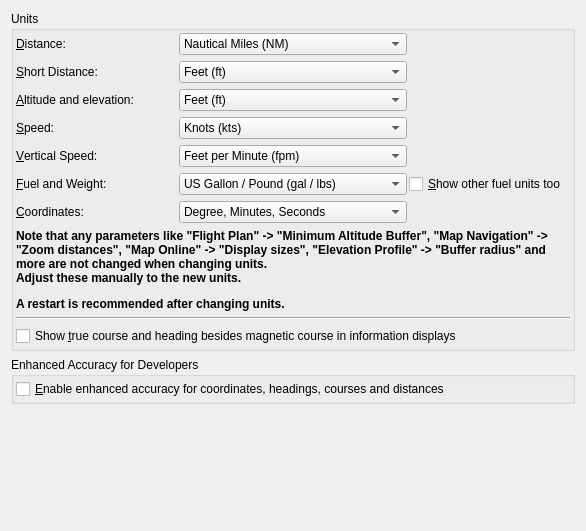
          <widget class="QWidget" name="scrollAreaWidgetContents_10">
           <property name="geometry">
            <rect>
             <x>0</x>
             <y>0</y>
             <width>586</width>
             <height>531</height>
            </rect>
           </property>
           <layout class="QGridLayout" name="gridLayout_36">
            <item row="2" column="0">
             <spacer name="verticalSpacer_9">
              <property name="orientation">
               <enum>Qt::Vertical</enum>
              </property>
              <property name="sizeHint" stdset="0">
               <size>
                <width>20</width>
                <height>0</height>
               </size>
              </property>
             </spacer>
            </item>
            <item row="0" column="0">
             <widget class="QGroupBox" name="groupBox_21">
              <property name="title">
               <string>Units</string>
              </property>
              <layout class="QGridLayout" name="gridLayout_40">
               <property name="leftMargin">
                <number>2</number>
               </property>
               <property name="topMargin">
                <number>2</number>
               </property>
               <property name="rightMargin">
                <number>2</number>
               </property>
               <property name="bottomMargin">
                <number>2</number>
               </property>
               <property name="horizontalSpacing">
                <number>2</number>
               </property>
               <item row="9" column="0" colspan="3">
                <widget class="QCheckBox" name="checkBoxOptionsUnitTrueCourse">
                 <property name="toolTip">
                  <string>Shows true course or heading values as small text besides magnetic course
in information displays and tooltips .
Only magnetic course is shown if both values are equal.
Also affects labels at holds and traffic patterns.</string>
                 </property>
                 <property name="text">
                  <string>Show &amp;true course and heading besides magnetic course in information displays</string>
                 </property>
                 <property name="checked">
                  <bool>false</bool>
                 </property>
                </widget>
               </item>
               <item row="5" column="0" alignment="Qt::AlignVCenter">
                <widget class="QLabel" name="labelOptionsUnitFuel">
                 <property name="text">
                  <string>&amp;Fuel and Weight:</string>
                 </property>
                 <property name="buddy">
                  <cstring>comboBoxOptionsUnitFuelWeight</cstring>
                 </property>
                </widget>
               </item>
               <item row="3" column="1">
                <widget class="QComboBox" name="comboBoxOptionsUnitSpeed">
                 <item>
                  <property name="text">
                   <string>Knots (kts)</string>
                  </property>
                 </item>
                 <item>
                  <property name="text">
                   <string>Kilometer per Hour (km/h)</string>
                  </property>
                 </item>
                 <item>
                  <property name="text">
                   <string>Statute Miles per Hour (mph)</string>
                  </property>
                 </item>
                </widget>
               </item>
               <item row="5" column="1">
                <widget class="QComboBox" name="comboBoxOptionsUnitFuelWeight">
                 <item>
                  <property name="text">
                   <string>US Gallon / Pound (gal / lbs)</string>
                  </property>
                 </item>
                 <item>
                  <property name="text">
                   <string>Liter / Kilogram (l, kg)</string>
                  </property>
                 </item>
                </widget>
               </item>
               <item row="1" column="0" alignment="Qt::AlignVCenter">
                <widget class="QLabel" name="labelOptionsUnitShortDistance">
                 <property name="text">
                  <string>&amp;Short Distance:</string>
                 </property>
                 <property name="buddy">
                  <cstring>comboBoxOptionsUnitShortDistance</cstring>
                 </property>
                </widget>
               </item>
               <item row="0" column="1">
                <widget class="QComboBox" name="comboBoxOptionsUnitDistance">
                 <item>
                  <property name="text">
                   <string>Nautical Miles (NM)</string>
                  </property>
                 </item>
                 <item>
                  <property name="text">
                   <string>Kilometers (km)</string>
                  </property>
                 </item>
                 <item>
                  <property name="text">
                   <string>Statute Miles (mi)</string>
                  </property>
                 </item>
                </widget>
               </item>
               <item row="2" column="1">
                <widget class="QComboBox" name="comboBoxOptionsUnitAlt">
                 <item>
                  <property name="text">
                   <string>Feet (ft)</string>
                  </property>
                 </item>
                 <item>
                  <property name="text">
                   <string>Meter (m)</string>
                  </property>
                 </item>
                </widget>
               </item>
               <item row="8" column="0" colspan="3">
                <widget class="Line" name="line_18">
                 <property name="orientation">
                  <enum>Qt::Horizontal</enum>
                 </property>
                </widget>
               </item>
               <item row="3" column="0" alignment="Qt::AlignVCenter">
                <widget class="QLabel" name="labelOptionsUnitSpeed">
                 <property name="text">
                  <string>&amp;Speed:</string>
                 </property>
                 <property name="buddy">
                  <cstring>comboBoxOptionsUnitSpeed</cstring>
                 </property>
                </widget>
               </item>
               <item row="0" column="0" alignment="Qt::AlignVCenter">
                <widget class="QLabel" name="labelOptionsUnitDistance">
                 <property name="text">
                  <string>&amp;Distance:</string>
                 </property>
                 <property name="buddy">
                  <cstring>comboBoxOptionsUnitDistance</cstring>
                 </property>
                </widget>
               </item>
               <item row="1" column="1">
                <widget class="QComboBox" name="comboBoxOptionsUnitShortDistance">
                 <item>
                  <property name="text">
                   <string>Feet (ft)</string>
                  </property>
                 </item>
                 <item>
                  <property name="text">
                   <string>Meter (m)</string>
                  </property>
                 </item>
                </widget>
               </item>
               <item row="6" column="1">
                <widget class="QComboBox" name="comboBoxOptionsUnitCoords">
                 <property name="toolTip">
                  <string>The formats latitude/longitude and longitude/latitude with sign
also define the order when reading coordinates in the user interface if enabled.</string>
                 </property>
                 <item>
                  <property name="text">
                   <string>Degree, Minutes, Seconds</string>
                  </property>
                 </item>
                 <item>
                  <property name="text">
                   <string>Decimal Degree</string>
                  </property>
                 </item>
                 <item>
                  <property name="text">
                   <string>Degree, Decimal Minutes</string>
                  </property>
                 </item>
                 <item>
                  <property name="text">
                   <string>Latitude and Longitude with sign</string>
                  </property>
                 </item>
                 <item>
                  <property name="text">
                   <string>Longitude and Latitude with sign</string>
                  </property>
                 </item>
                 <item>
                  <property name="text">
                   <string>Degree, Decimal Minutes for Google</string>
                  </property>
                 </item>
                </widget>
               </item>
               <item row="2" column="0" alignment="Qt::AlignVCenter">
                <widget class="QLabel" name="labelOptionsUnitAlt">
                 <property name="text">
                  <string>&amp;Altitude and elevation:</string>
                 </property>
                 <property name="buddy">
                  <cstring>comboBoxOptionsUnitAlt</cstring>
                 </property>
                </widget>
               </item>
               <item row="4" column="1">
                <widget class="QComboBox" name="comboBoxOptionsUnitVertSpeed">
                 <item>
                  <property name="text">
                   <string>Feet per Minute (fpm)</string>
                  </property>
                 </item>
                 <item>
                  <property name="text">
                   <string>Meter per Second (m/s)</string>
                  </property>
                 </item>
                </widget>
               </item>
               <item row="6" column="0" alignment="Qt::AlignVCenter">
                <widget class="QLabel" name="labelOptionsUnitCoords">
                 <property name="text">
                  <string>&amp;Coordinates:</string>
                 </property>
                 <property name="buddy">
                  <cstring>comboBoxOptionsUnitCoords</cstring>
                 </property>
                </widget>
               </item>
               <item row="5" column="2">
                <widget class="QCheckBox" name="checkBoxOptionsUnitFuelOther">
                 <property name="toolTip">
                  <string>Shows values for other fuel units (lbs/gal or kg/liter) as small text in
information displays and tooltips besides selected units.</string>
                 </property>
                 <property name="text">
                  <string>&amp;Show other fuel units too</string>
                 </property>
                 <property name="checked">
                  <bool>false</bool>
                 </property>
                </widget>
               </item>
               <item row="4" column="0" alignment="Qt::AlignVCenter">
                <widget class="QLabel" name="labelOptionsUnitVertSpeed">
                 <property name="text">
                  <string>&amp;Vertical Speed:</string>
                 </property>
                 <property name="buddy">
                  <cstring>comboBoxOptionsUnitVertSpeed</cstring>
                 </property>
                </widget>
               </item>
               <item row="7" column="0" colspan="3">
                <widget class="QLabel" name="labelOptionsUnitsHint_2">
                 <property name="text">
                  <string>&lt;html&gt;&lt;head/&gt;&lt;body&gt;&lt;p&gt;&lt;span style=&quot; font-weight:700;&quot;&gt;Note that any parameters like &amp;quot;Flight Plan&amp;quot; -&amp;gt; &amp;quot;Minimum Altitude Buffer&amp;quot;, &amp;quot;Map Navigation&amp;quot; -&amp;gt; &amp;quot;Zoom distances&amp;quot;, &amp;quot;Map Online&amp;quot; -&amp;gt; &amp;quot;Display sizes&amp;quot;, &amp;quot;Elevation Profile&amp;quot; -&amp;gt; &amp;quot;Buffer radius&amp;quot; and more are not changed when changing units. &lt;br/&gt;Adjust these manually to the new units.&lt;/span&gt;&lt;/p&gt;&lt;p&gt;&lt;span style=&quot; font-weight:700;&quot;&gt;A restart is recommended after changing units.&lt;/span&gt;&lt;/p&gt;&lt;/body&gt;&lt;/html&gt;</string>
                 </property>
                 <property name="wordWrap">
                  <bool>true</bool>
                 </property>
                 <property name="margin">
                  <number>10</number>
                 </property>
                 <property name="textInteractionFlags">
                  <set>Qt::LinksAccessibleByMouse|Qt::TextSelectableByMouse</set>
                 </property>
                </widget>
               </item>
              </layout>
             </widget>
            </item>
            <item row="1" column="0">
             <widget class="QGroupBox" name="groupBox_40">
              <property name="title">
               <string>Enhanced Accuracy for Developers</string>
              </property>
              <layout class="QGridLayout" name="gridLayout_21">
               <property name="leftMargin">
                <number>2</number>
               </property>
               <property name="topMargin">
                <number>2</number>
               </property>
               <property name="rightMargin">
                <number>2</number>
               </property>
               <property name="bottomMargin">
                <number>2</number>
               </property>
               <property name="spacing">
                <number>2</number>
               </property>
               <item row="0" column="0">
                <widget class="QCheckBox" name="checkBoxOptionsUnitEnhancedAccuracy">
                 <property name="toolTip">
                  <string>This function is not needed for flying but rather for developers.
Enhanced accuracy displays more decimal places for coordinates, headings, 
courses and distances. This applies to measurement lines, range rings and 
flight plan line labels.

Note that the enhanced accuracy does not apply to the flight plan table, 
aircraft progress, tooltips and information window.</string>
                 </property>
                 <property name="text">
                  <string>&amp;Enable enhanced accuracy for coordinates, headings, courses and distances</string>
                 </property>
                </widget>
               </item>
              </layout>
             </widget>
            </item>
           </layout>
          </widget>
